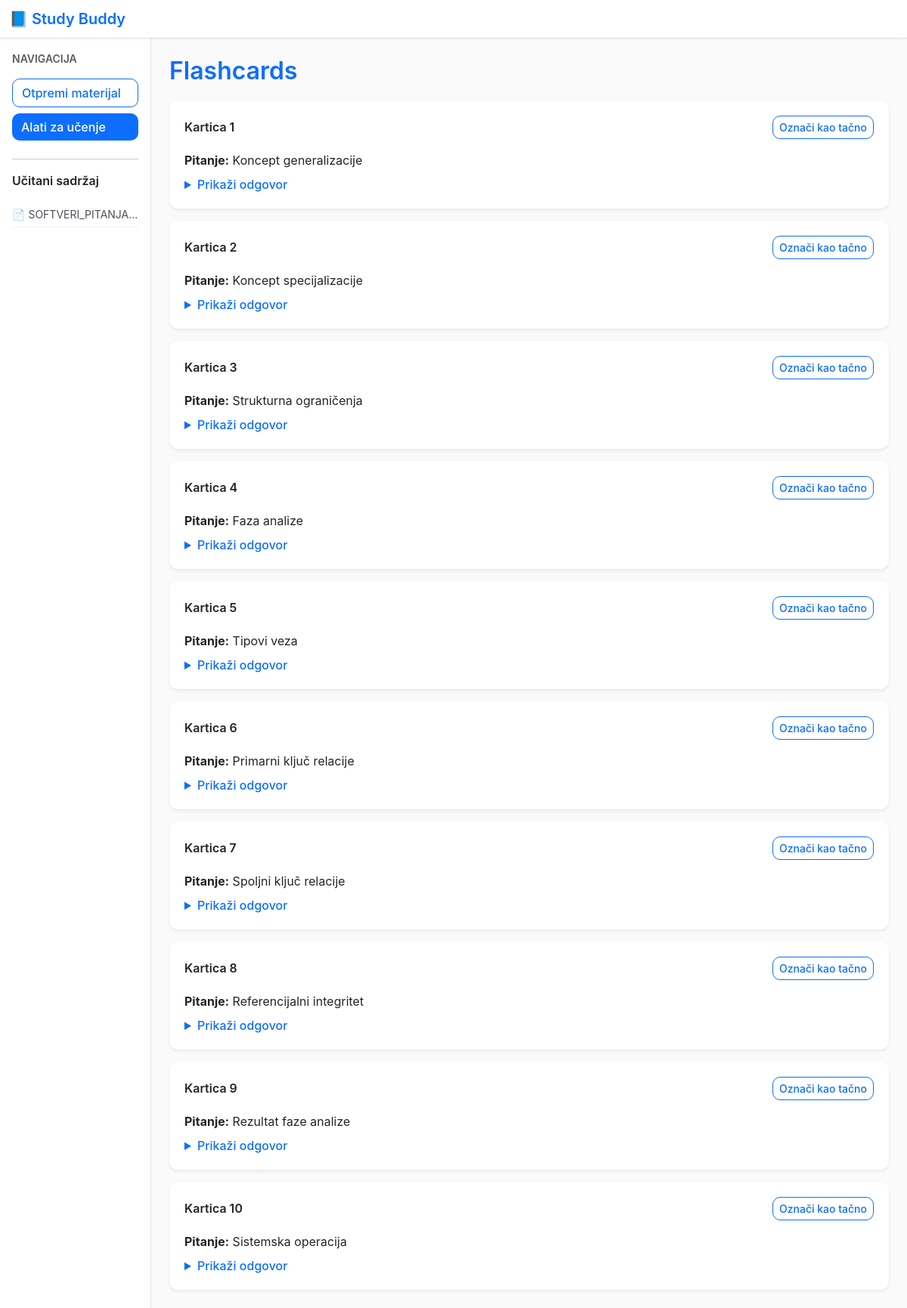
Page /flashcards/1 on the earlier database version.
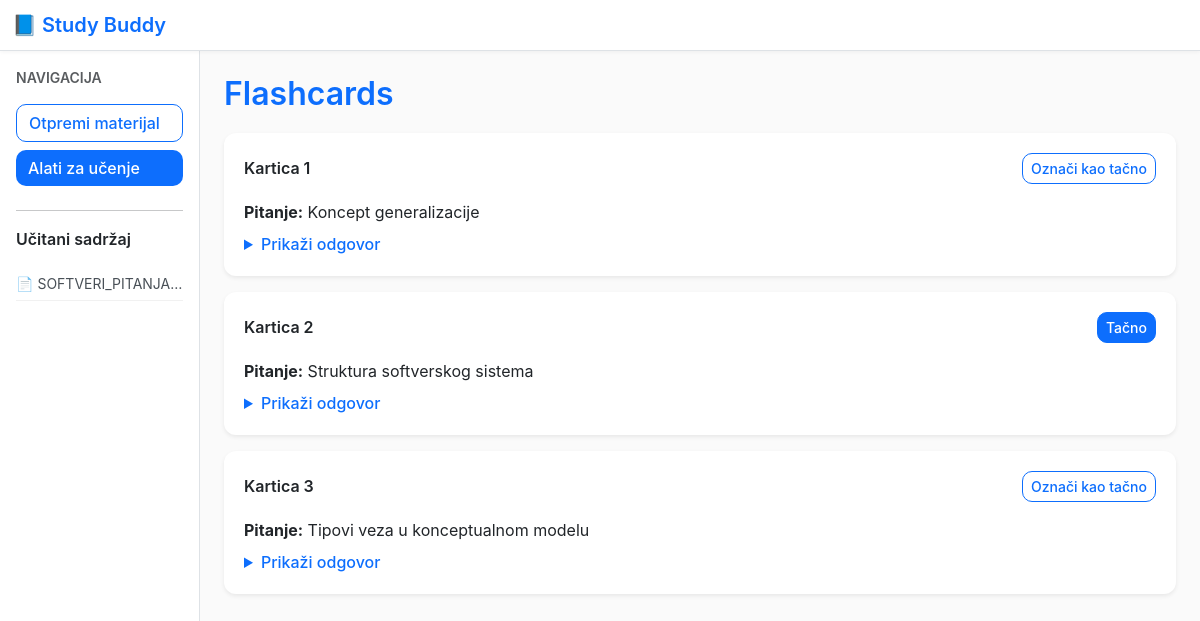
Same page on the later database version.
### models.py (models this page shows)
class Document(Base):
    __tablename__ = 'documents'
    id = Column(Integer, primary_key=True)
    filename = Column(String(255), nullable=False)
    size_kb = Column(Integer, default=0)
    content = Column(Text, nullable=False)
    created_at = Column(DateTime, default=datetime.utcnow)
    summaries = relationship('Summary', back_populates='document', cascade='all,delete')
    quizzes   = relationship('Quiz',     back_populates='document', cascade='all,delete')
    flashcards= relationship('Flashcard',back_populates='document', cascade='all,delete')

class Flashcard(Base):
    __tablename__ = 'flashcards'
    id = Column(Integer, primary_key=True)
    document_id = Column(Integer, ForeignKey('documents.id'), nullable=False)
    front = Column(Text, nullable=False)
    back  = Column(Text, nullable=False)
    known = Column(Boolean, default=False)
    created_at = Column(DateTime, default=datetime.utcnow)
    document = relationship('Document', back_populates='flashcards')

### app.py (the view)
@app.get('/flashcards/<int:doc_id>')
def flashcards_view(doc_id):
    s = Session()
    doc = s.get(Document, doc_id)
    if not doc:
        flash('Document not found.')
        return redirect(url_for('tools'))
    cards = s.query(Flashcard).filter_by(document_id=doc.id).order_by(Flashcard.id.asc()).all()
    return render_template('flashcards_view.html', doc=doc, cards=cards)

### app.py (called while the page is built)
@app.context_processor
def inject_docs():
    s = Session()
    docs = s.query(Document).order_by(Document.created_at.desc()).all()
    return {'sidebar_docs': docs}

### templates/flashcards_view.html (shortened to what this page needs)
{% extends 'base.html' %}
{% block content %}
<h2>Flashcards</h2>
<div class="d-grid gap-3">
  {% for c in cards %}
  <div class="card shadow-sm">
    <div class="card-body">
      <div class="d-flex justify-content-between align-items-center">
        <div class="fw-semibold">Kartica {{ loop.index }}</div>
        <form method="post" action="{{ url_for('flashcards_mark', card_id=c.id) }}">
          <button class="btn btn-sm {% if c.known %}btn-success{% else %}btn-outline-primary{% endif %}">
            {% if c.known %}Tačno{% else %}Označi kao tačno{% endif %}
          </button>
        </form>
      </div>
      <p class="mt-3 mb-2"><strong>Pitanje:</strong> {{ c.front }}</p>
      <details>
        <summary class="text-primary">Prikaži odgovor</summary>
      </details>
    </div>
  </div>
  {% endfor %}
</div>
{% endblock %}

### templates/base.html (shortened to what this page needs)
<!doctype html>
<html lang="sr">
<head>
  <link href="https://cdn.jsdelivr.net/npm/bootstrap@5.3.3/dist/css/bootstrap.min.css" rel="stylesheet">
  <link href="{{ url_for('static', filename='style.css') }}" rel="stylesheet">
</head>
<body>
<nav class="navbar navbar-light bg-light border-bottom">
  <div class="container-fluid">
    <span class="navbar-brand mb-0 h1">📘 Study Buddy</span>
  </div>
</nav>
<div class="container-fluid">
  <div class="row">
    <aside class="col-12 col-md-3 col-lg-2 border-end p-3 bg-white">
      <div class="mb-3 fw-semibold small text-uppercase text-muted">Navigacija</div>
      <a class="btn btn-outline-primary w-100 mb-2" href="{{ url_for('upload') }}">Otpremi materijal</a>
      <a class="btn btn-primary w-100 mb-2" href="{{ url_for('tools') }}">Alati za učenje</a>
      <hr>
      <div class="fw-semibold mb-2">Učitani sadržaj</div>
      {% if sidebar_docs %}
        <ul class="list-unstyled small">
          {% for d in sidebar_docs %}
            <li class="text-truncate" title="{{ d.filename }}">📄 {{ d.filename }}</li>
          {% endfor %}
        </ul>
      {% else %}
        <div class="text-muted small">Još nema sadržaja</div>
      {% endif %}
    </aside>
    <main class="col-12 col-md-9 col-lg-10 p-4">
      {% block content %}{% endblock %}
    </main>
  </div>
</div>
</body>
</html>

### static/style.css (style rules this page uses)
body { background-color: #f8f9fa; font-family: 'Inter', 'Segoe UI', sans-serif; color: #212529; }
h2 { font-weight: 600; margin-bottom: 1.2rem; color: #0d6efd; }
.navbar { background-color: #ffffff !important; box-shadow: 0 1px 4px rgba(0, 0, 0, 0.05); }
.navbar-brand { font-weight: 600; color: #0d6efd !important; display: flex; align-items: center; gap: 6px; }
aside { background: #ffffff; min-height: 100vh; border-right: 1px solid #dee2e6; padding-top: 1.5rem !important; }
aside .btn { text-align: left; font-weight: 500; }
aside .btn-outline-primary { border-color: #0d6efd; color: #0d6efd; }
aside .btn-primary { background-color: #0d6efd; border: none; }
aside ul { margin-top: 1rem; }
aside li { padding: 6px 0; border-bottom: 1px solid #f1f1f1; color: #495057; }
main { background: #fafafa; min-height: 100vh; }
.card { border-radius: 12px; border: none; box-shadow: 0 3px 8px rgba(0, 0, 0, 0.05); transition: all 0.2s ease-in-out; }
.card-body { padding: 1.25rem; }
.btn { border-radius: 10px; font-weight: 500; }
.btn-primary, .btn-info, .btn-success, .btn-outline-secondary { background-color: #0d6efd; border-color: #0d6efd; color: #fff; }
.btn-outline-primary { border-color: #0d6efd; color: #0d6efd; }
details summary { cursor: pointer; color: #0d6efd; font-weight: 500; }

Differences in the rows shown:
removed Flashcard: known "Označi kao tačno", front "Koncept specijalizacije"
removed Flashcard: known "Označi kao tačno", front "Strukturna ograničenja"
removed Flashcard: known "Označi kao tačno", front "Faza analize"
removed Flashcard: known "Označi kao tačno", front "Tipovi veza"
removed Flashcard: known "Označi kao tačno", front "Primarni ključ relacije"
removed Flashcard: known "Označi kao tačno", front "Spoljni ključ relacije"
removed Flashcard: known "Označi kao tačno", front "Referencijalni integritet"
removed Flashcard: known "Označi kao tačno", front "Rezultat faze analize"
removed Flashcard: known "Označi kao tačno", front "Sistemska operacija"
added Flashcard: known "Tačno", front "Struktura softverskog sistema"
added Flashcard: known "Označi kao tačno", front "Tipovi veza u konceptualnom modelu"
